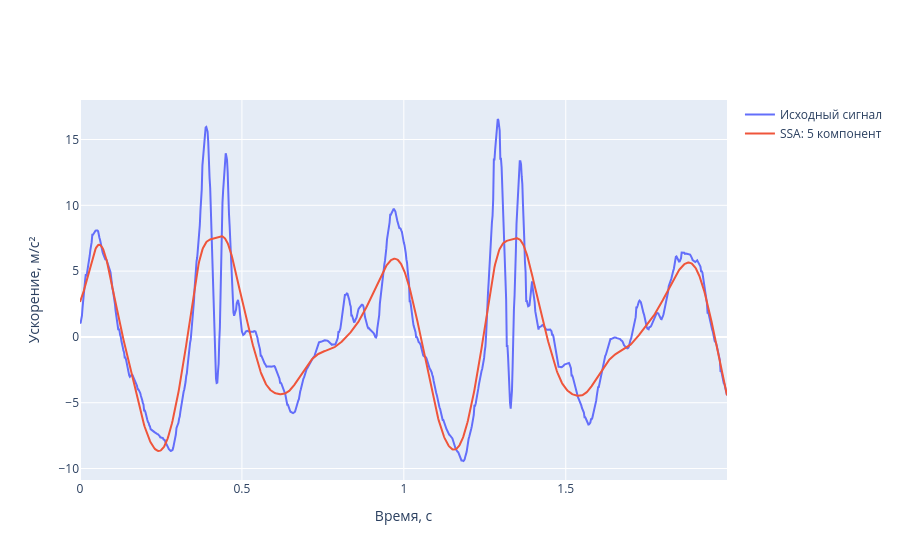

Notebook cell for this chart:
### Code cell
n_fig = 1000
fig = go.Figure()
fig.add_scatter(x=t[:n_fig], y=x_acc[:n_fig], mode='lines', name='Исходный сигнал')
fig.add_scatter(x=t[:n_fig], y=accel_ssa.reconstruct(slice(0, 5))[:n_fig],
                mode='lines', name='SSA: 5 компонент')
fig.update_layout(xaxis_title='Время, с', yaxis_title='Ускорение, м/с²')
fig.show()

### Figure 1 — Plotly figure (JSON) as saved in the notebook; plotly's stock layout.template omitted (floating-point values rounded to 4 significant figures; data arrays with more than 128 entries replaced by an {"elided": "..."} marker saying what was removed)
{"data": [{"mode": "lines", "name": "Исходный сигнал", "type": "scatter", "x": {"elided": "1000 float values"}, "y": {"elided": "1000 float values"}}, {"mode": "lines", "name": "SSA: 5 компонент", "type": "scatter", "x": {"elided": "1000 float values"}, "y": {"elided": "1000 float values"}}], "layout": {"xaxis": {"title": {"text": "Время, с"}}, "yaxis": {"title": {"text": "Ускорение, м/с²"}}}}
